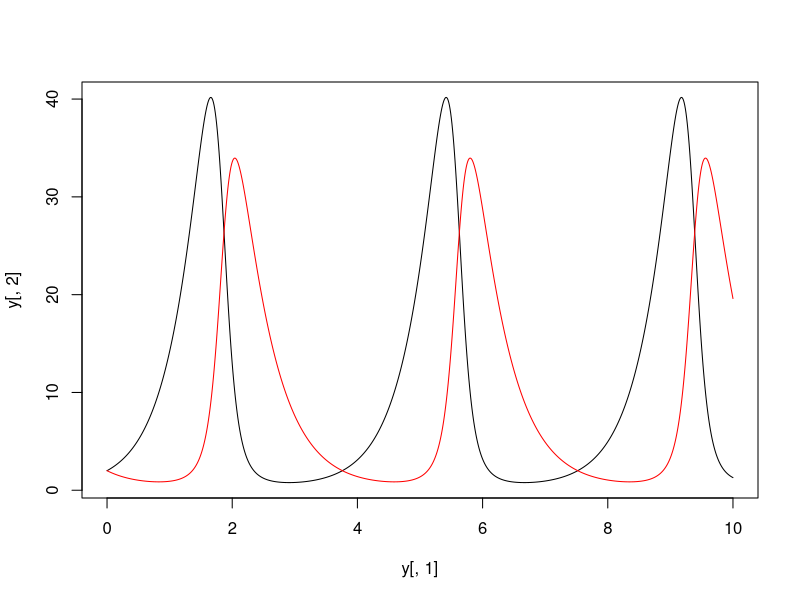

The R source for this figure: (Note: this script raises an error after producing the figure.)
# install.packages('deSolve')

library(deSolve)

params = c(a = 2.25, b = 0.25, c = 0.2, d = 2)
state = c(y1 = 2, y2 = 2)

lv = function(t, state, params) {
  with(as.list(c(state, params)),{
    dy1 = a * y1 - b * y1 * y2
    dy2 = c * y1 * y2 - d * y2
    list(c(dy1, dy2))
  })
}

times = seq(0, 10, by = 0.01)
y = ode(y = state, times = times, func = lv, parms = params)

plot(y[,1], y[,2], type = 'l')
lines(y[,1], y[,3], col = 'red')

y1_obs = y[,2] + torch_normal(0, 2, 1001)
y2_obs = y[,3] + torch_normal(0, 2, 1001)
plot(y[,1], y1_obs, type = 'l')
lines(y[,1], y2_obs, col = 'red')

idx = ((1:length(times)) %% 15) == 0
t_obs = times[idx]
y_obs = torch_stack(list(y1_obs, y2_obs), dim = 2)[idx]
plot(t_obs, y_obs[,1], type = 'l')
lines(t_obs, y_obs[,2], col = 'red')

t_obs = torch_tensor(t_obs, requires_grad = TRUE)
model = function(x, theta) {
  x * theta
}

diff_operator = function(x0, theta) {
  f1 = model(x0, theta)[1]
  f1$backward()
  df1 = x0$grad$clone()
  x0$grad$zero_()
  f1 = f1$clone()
  
  f2 = model(x0, theta)[2]
  f2$backward()
  df2 = x0$grad$clone()
  x0$grad$zero_()
  f2 = f2$clone()
  
  f = c(f1, f2)
  df = c(df1, df2)
  
  return(list(f, df))
}
lv_loss = function(x0, theta, params) {
  all_f = diff_operator(x0, theta)
  f = all_f[[1]]
  df = all_f[[2]]
  
  f1 = f[[1]]
  f2 = f[[2]]
  df1 = df[[1]]
  df2 = df[[2]]
  
  r1 = df1 - (params['a'] * f1 - params['b'] * f1 * f2)
  r2 = df2 - (params['c'] * f1 * f2 - params['d'] * f2)
  return(r1**2 + r2**2)
}

theta = torch_tensor(c(1.0, 1.0))
x0 = torch_tensor(t_obs[1], requires_grad = TRUE)

all_f = diff_operator(x0, theta)
lv_loss(x0, theta, params)
